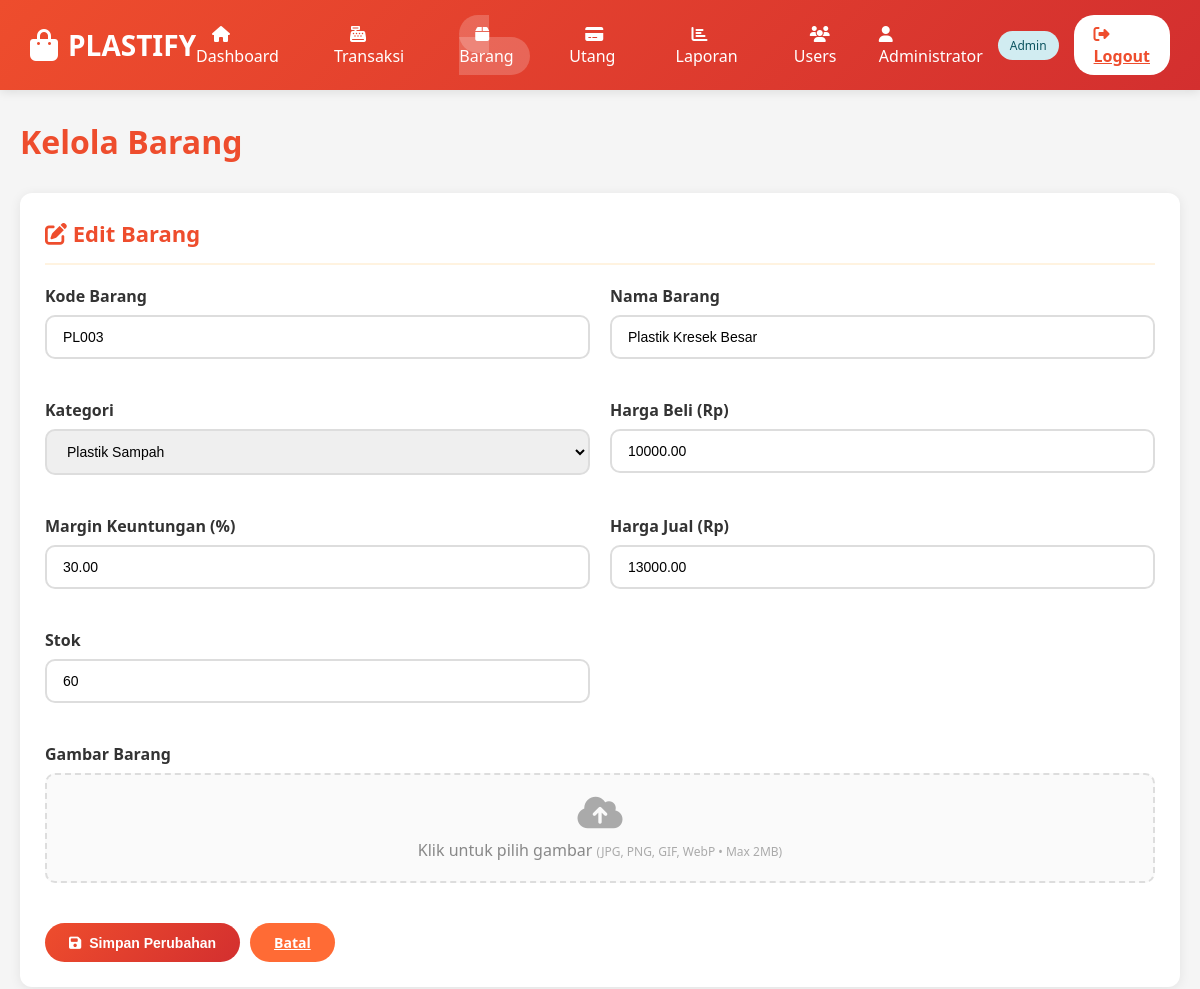
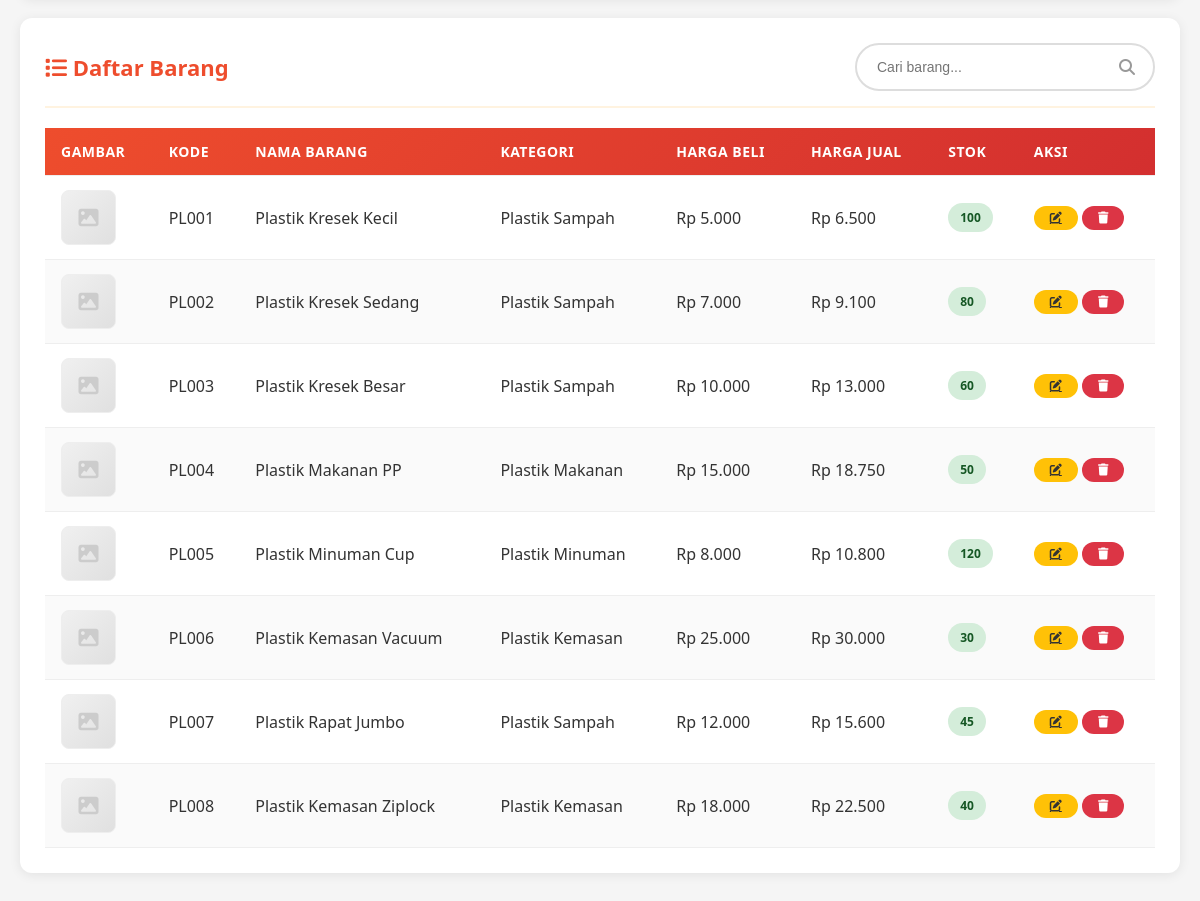
/barang.php?edit=3 (signed in), run on the app's committed database (2 pictures, top to bottom).
### tables this page shows
CREATE TABLE barang (
    id INT AUTO_INCREMENT PRIMARY KEY,
    kode_barang VARCHAR(50) NOT NULL UNIQUE,
    nama_barang VARCHAR(200) NOT NULL,
    kategori_id INT NOT NULL,
    harga_beli DECIMAL(10, 2) NOT NULL,
    margin_keuntungan DECIMAL(5, 2) DEFAULT 20.00,
    harga_jual DECIMAL(10, 2) NOT NULL,
    stok INT DEFAULT 0,
    gambar VARCHAR(255),
    created_at TIMESTAMP DEFAULT CURRENT_TIMESTAMP,
    updated_at TIMESTAMP DEFAULT CURRENT_TIMESTAMP ON UPDATE CURRENT_TIMESTAMP,
    FOREIGN KEY (kategori_id) REFERENCES kategori_barang(id) ON DELETE RESTRICT
);

CREATE TABLE kategori_barang (
    id INT AUTO_INCREMENT PRIMARY KEY,
    nama_kategori VARCHAR(100) NOT NULL,
    created_at TIMESTAMP DEFAULT CURRENT_TIMESTAMP
);

### barang.php (the view, shortened to what this page needs)
<?php
require_once 'config/database.php';
$search = isset($_GET['search']) ? trim($_GET['search']) : '';
$categories = $pdo->query("SELECT * FROM kategori_barang ORDER BY nama_kategori")->fetchAll();
if ($search) {
    $stmt = $pdo->prepare("SELECT b.*, k.nama_kategori FROM barang b LEFT JOIN kategori_barang k ON b.kategori_id = k.id WHERE b.nama_barang LIKE ? OR b.kode_barang LIKE ? ORDER BY b.kode_barang");
    $stmt->execute(["%$search%", "%$search%"]);
} else {
    $stmt = $pdo->query("SELECT b.*, k.nama_kategori FROM barang b LEFT JOIN kategori_barang k ON b.kategori_id = k.id ORDER BY b.kode_barang");
}
$barang = $stmt->fetchAll();
$edit_barang = null;
if (isset($_GET['edit'])) {
    $stmt = $pdo->prepare("SELECT * FROM barang WHERE id = ?");
    $stmt->execute([$_GET['edit']]);
    $edit_barang = $stmt->fetch();
}
?>
<!DOCTYPE html>
<html lang="id">
<head>
    <link rel="stylesheet" href="assets/css/style.css">
    <link rel="stylesheet" href="https://cdnjs.cloudflare.com/ajax/libs/font-awesome/6.4.0/css/all.min.css">
</head>
<body>
    <header class="header">
        <div class="header-content">
            <div class="logo">
                <i class="fas fa-shopping-bag"></i> PLASTIFY
            </div>
            <ul class="nav-menu">
                <li><a href="dashboard.php"><i class="fas fa-home"></i> Dashboard</a></li>
                <li><a href="transaksi.php"><i class="fas fa-cash-register"></i> Transaksi</a></li>
                <li><a href="barang.php" class="active"><i class="fas fa-box"></i> Barang</a></li>
                <li><a href="utang.php"><i class="fas fa-credit-card"></i> Utang</a></li>
                <li><a href="laporan.php"><i class="fas fa-chart-bar"></i> Laporan</a></li>
                <?php if ($_SESSION['role'] == 'admin'): ?>
                    <li><a href="users.php"><i class="fas fa-users"></i> Users</a></li>
                <?php endif; ?>
            </ul>
            <div class="user-info">
                <span><i class="fas fa-user"></i> <?php echo htmlspecialchars($_SESSION['nama_lengkap']); ?></span>
                <span class="badge badge-info"><?php echo ucfirst($_SESSION['role']); ?></span>
                <a href="logout.php" class="btn-logout"><i class="fas fa-sign-out-alt"></i> Logout</a>
            </div>
        </div>
    </header>
    <div class="container">
        <h1 style="margin-bottom: 30px; color: var(--primary-orange);">Kelola Barang</h1>
        <div class="card">
            <div class="card-header">
                <h2 class="card-title"><i class="fas fa-<?php echo $edit_barang ? 'edit' : 'plus'; ?>"></i> <?php echo $edit_barang ? 'Edit Barang' : 'Tambah Barang Baru'; ?></h2>
            </div>
            <form method="POST" action="" enctype="multipart/form-data">
                <div style="display: grid; grid-template-columns: 1fr 1fr; gap: 20px;">
                    <div class="form-group">
                        <label class="form-label">Kode Barang</label>
                        <input type="text" name="kode_barang" class="form-control" value="<?php echo $edit_barang ? htmlspecialchars($edit_barang['kode_barang']) : ''; ?>" required>
                    </div>
                    <div class="form-group">
                        <label class="form-label">Nama Barang</label>
                        <input type="text" name="nama_barang" class="form-control" value="<?php echo $edit_barang ? htmlspecialchars($edit_barang['nama_barang']) : ''; ?>" required>
                    </div>
                    <div class="form-group">
                        <label class="form-label">Kategori</label>
                        <select name="kategori_id" class="form-control" required>
                            <?php foreach ($categories as $cat): ?>
                                <option value="<?php echo $cat['id']; ?>" <?php echo $edit_barang && $edit_barang['kategori_id'] == $cat['id'] ? 'selected' : ''; ?>>
                                    <?php echo htmlspecialchars($cat['nama_kategori']); ?>
                                </option>
                            <?php endforeach; ?>
                        </select>
                    </div>
                    <div class="form-group">
                        <label class="form-label">Harga Beli (Rp)</label>
                        <input type="number" name="harga_beli" class="form-control" step="0.01" value="<?php echo $edit_barang ? $edit_barang['harga_beli'] : ''; ?>" required>
                    </div>
                    <div class="form-group">
                        <label class="form-label">Margin Keuntungan (%)</label>
                        <input type="number" name="margin_keuntungan" class="form-control" step="0.01" value="<?php echo $edit_barang ? $edit_barang['margin_keuntungan'] : '20.00'; ?>" required>
                    </div>
                    <div class="form-group">
                        <label class="form-label">Harga Jual (Rp)</label>
                        <input type="number" name="harga_jual" class="form-control" step="0.01" value="<?php echo $edit_barang ? $edit_barang['harga_jual'] : ''; ?>" required>
                    </div>
                    <div class="form-group">
                        <label class="form-label">Stok</label>
                        <input type="number" name="stok" class="form-control" value="<?php echo $edit_barang ? $edit_barang['stok'] : '0'; ?>" required>
                    </div>
                    <div class="form-group" style="grid-column: 1 / -1;">
                        <label class="form-label">Gambar Barang</label>
                        <div style="border: 2px dashed var(--border-color, #ddd); border-radius: 10px; padding: 20px; text-align: center; background: rgba(0,0,0,0.02); cursor: pointer;" onclick="document.getElementById('gambar-input').click()">
                            <div id="image-preview-wrap">
                                <?php if ($edit_barang && !empty($edit_barang['gambar'])): ?>
                                    <img id="image-preview" src="<?php echo htmlspecialchars($edit_barang['gambar']); ?>" alt="Gambar" style="max-height:180px; max-width:100%; border-radius:8px; object-fit:contain; display:block; margin:0 auto 10px;">
                                    <p style="color:#666; font-size:13px; margin:0;">Klik untuk ganti gambar</p>
                                <?php else: ?>
                                    <div id="upload-placeholder">
                                        <i class="fas fa-cloud-upload-alt" style="font-size:36px; color:#aaa; display:block; margin-bottom:8px;"></i>
                                        <p style="color:#888; margin:0;">Klik untuk pilih gambar <span style="color:#aaa; font-size:12px;">(JPG, PNG, GIF, WebP &bull; Max 2MB)</span></p>
                                    </div>
                                <?php endif; ?>
                            </div>
                        </div>
                    </div>
                </div>
                <div style="display: flex; gap: 10px; margin-top: 20px;">
                    <button type="submit" class="btn btn-primary">
                        <i class="fas fa-<?php echo $edit_barang ? 'save' : 'plus'; ?>"></i> <?php echo $edit_barang ? 'Simpan Perubahan' : 'Tambah Barang'; ?>
                    </button>
                    <?php if ($edit_barang): ?>
                        <a href="barang.php" class="btn btn-secondary">Batal</a>
                    <?php endif; ?>
                </div>
            </form>
        </div>
        <div class="card">
            <div class="card-header">
                <h2 class="card-title"><i class="fas fa-list"></i> Daftar Barang</h2>
                <div class="search-box" style="margin-bottom: 0; width: 300px;">
                    <form method="GET" action="">
                        <input type="text" name="search" placeholder="Cari barang..." value="<?php echo htmlspecialchars($search); ?>">
                        <i class="fas fa-search"></i>
                    </form>
                </div>
            </div>
            <div class="table-responsive">
                <table class="table">
                    <thead>
                        <tr>
                            <th>Gambar</th>
                            <th>Kode</th>
                            <th>Nama Barang</th>
                            <th>Kategori</th>
                            <th>Harga Beli</th>
                            <th>Harga Jual</th>
                            <th>Stok</th>
                            <th>Aksi</th>
                        </tr>
                    </thead>
                    <tbody>
                        <?php foreach ($barang as $item): ?>
                            <tr>
                                <td>
                                    <?php if (!empty($item['gambar']) && file_exists($item['gambar'])): ?>
                                        <img src="<?php echo htmlspecialchars($item['gambar']); ?>" alt="<?php echo htmlspecialchars($item['nama_barang']); ?>" style="width:55px; height:55px; object-fit:cover; border-radius:8px; border:1px solid #eee;">
                                    <?php else: ?>
                                        <div style="width:55px; height:55px; border-radius:8px; background:linear-gradient(135deg,#f0f0f0,#e0e0e0); display:flex; align-items:center; justify-content:center; border:1px solid #eee;">
                                            <i class="fas fa-image" style="color:#ccc; font-size:20px;"></i>
                                        </div>
                                    <?php endif; ?>
                                </td>
                                <td><?php echo htmlspecialchars($item['kode_barang']); ?></td>
                                <td><?php echo htmlspecialchars($item['nama_barang']); ?></td>
                                <td><?php echo htmlspecialchars($item['nama_kategori'] ?? '-'); ?></td>
                                <td>Rp <?php echo number_format($item['harga_beli'], 0, ',', '.'); ?></td>
                                <td>Rp <?php echo number_format($item['harga_jual'], 0, ',', '.'); ?></td>
                                <td>
                                    <?php if ($item['stok'] < 10): ?>
                                        <span class="badge badge-danger"><?php echo $item['stok']; ?></span>
                                    <?php else: ?>
                                        <span class="badge badge-success"><?php echo $item['stok']; ?></span>
                                    <?php endif; ?>
                                </td>
                                <td>
                                    <a href="barang.php?edit=<?php echo $item['id']; ?>" class="btn btn-warning btn-sm">
                                        <i class="fas fa-edit"></i>
                                    </a>
                                    <form method="POST" action="" style="display: inline;" onsubmit="return confirm('Yakin ingin menghapus barang ini?');">
                                        <button type="submit" class="btn btn-danger btn-sm">
                                            <i class="fas fa-trash"></i>
                                        </button>
                                    </form>
                                </td>
                            </tr>
                        <?php endforeach; ?>
                    </tbody>
                </table>
            </div>
        </div>
    </div>
</body>
</html>

### assets/css/style.css (style rules this page uses)
* { margin: 0; padding: 0; box-sizing: border-box; }
body { font-family: 'Segoe UI', Tahoma, Geneva, Verdana, sans-serif; background-color: #f5f5f5; color: #333; }
:root { --primary-orange: #ee4d2d; --primary-red: #d32f2f; --secondary-orange: #ff6b35; --light-orange: #fff3e0; --dark-gray: #333; --light-gray: #f5f5f5; --white: #ffffff; --success: #28a745; --danger: #dc3545; --warning: #ffc107; --info: #17a2b8; }
.header { background: linear-gradient(135deg, var(--primary-orange), var(--primary-red)); color: var(--white); padding: 15px 30px; box-shadow: 0 2px 10px rgba(0,0,0,0.1); position: sticky; top: 0; z-index: 1000; }
.header-content { display: flex; justify-content: space-between; align-items: center; max-width: 1400px; margin: 0 auto; }
.logo { font-size: 28px; font-weight: bold; display: flex; align-items: center; gap: 10px; }
.logo i { font-size: 32px; }
.nav-menu { display: flex; gap: 20px; list-style: none; }
.nav-menu a { color: var(--white); text-decoration: none; font-weight: 500; padding: 8px 16px; border-radius: 20px; transition: all 0.3s; }
.nav-menu a:hover, .nav-menu a.active { background-color: rgba(255,255,255,0.2); }
.user-info { display: flex; align-items: center; gap: 15px; }
.user-info span { font-weight: 500; }
.btn-logout { background-color: var(--white); color: var(--primary-orange); border: none; padding: 8px 20px; border-radius: 20px; cursor: pointer; font-weight: 600; transition: all 0.3s; }
.container { max-width: 1400px; margin: 30px auto; padding: 0 20px; }
.card { background: var(--white); border-radius: 12px; box-shadow: 0 2px 12px rgba(0,0,0,0.08); padding: 25px; margin-bottom: 20px; }
.card-header { display: flex; justify-content: space-between; align-items: center; margin-bottom: 20px; padding-bottom: 15px; border-bottom: 2px solid var(--light-orange); }
.card-title { font-size: 22px; font-weight: 700; color: var(--primary-orange); }
.btn { padding: 10px 24px; border: none; border-radius: 25px; cursor: pointer; font-weight: 600; font-size: 14px; transition: all 0.3s; display: inline-flex; align-items: center; gap: 8px; }
.btn-primary { background: linear-gradient(135deg, var(--primary-orange), var(--primary-red)); color: var(--white); }
.btn-secondary { background-color: var(--secondary-orange); color: var(--white); }
.btn-danger { background-color: var(--danger); color: var(--white); }
.btn-warning { background-color: var(--warning); color: var(--dark-gray); }
.btn-sm { padding: 6px 16px; font-size: 12px; }
.form-group { margin-bottom: 20px; }
.form-label { display: block; margin-bottom: 8px; font-weight: 600; color: var(--dark-gray); }
.form-control { width: 100%; padding: 12px 16px; border: 2px solid #ddd; border-radius: 10px; font-size: 14px; transition: all 0.3s; }
.form-control::placeholder { color: #999; }
select.form-control { cursor: pointer; }
.table-responsive { overflow-x: auto; }
.table { width: 100%; border-collapse: collapse; }
.table thead { background: linear-gradient(135deg, var(--primary-orange), var(--primary-red)); color: var(--white); }
.table th, .table td { padding: 14px 16px; text-align: left; border-bottom: 1px solid #eee; }
.table th { font-weight: 600; font-size: 14px; text-transform: uppercase; letter-spacing: 0.5px; }
.table tbody tr:nth-child(even) { background-color: #fafafa; }
.badge { padding: 6px 12px; border-radius: 20px; font-size: 12px; font-weight: 600; display: inline-block; }
.badge-success { background-color: #d4edda; color: #155724; }
.badge-info { background-color: #d1ecf1; color: #0c5460; }
.search-box { position: relative; margin-bottom: 20px; }
.search-box input { width: 100%; padding: 14px 50px 14px 20px; border: 2px solid #ddd; border-radius: 30px; font-size: 14px; transition: all 0.3s; }
.search-box i { position: absolute; right: 20px; top: 50%; transform: translateY(-50%); color: #999; }

### data on the page
barang: kode_barang "PL003", nama_barang "Plastik Kresek Besar", kategori_id "Plastik Sampah", harga_beli "10000.00", margin_keuntungan "30.00", harga_jual "13000.00", stok "60", kategori.nama_kategori "Plastik Sampah", harga_beli "10.000", harga_jual "13.000"
barang: kode_barang "PL001", nama_barang "Plastik Kresek Kecil", kategori.nama_kategori "Plastik Sampah", harga_beli "5.000", harga_jual "6.500", stok "100"
barang: kode_barang "PL002", nama_barang "Plastik Kresek Sedang", kategori.nama_kategori "Plastik Sampah", harga_beli "7.000", harga_jual "9.100", stok "80"
barang: kode_barang "PL004", nama_barang "Plastik Makanan PP", kategori.nama_kategori "Plastik Makanan", harga_beli "15.000", harga_jual "18.750", stok "50"
barang: kode_barang "PL005", nama_barang "Plastik Minuman Cup", kategori.nama_kategori "Plastik Minuman", harga_beli "8.000", harga_jual "10.800", stok "120"
barang: kode_barang "PL006", nama_barang "Plastik Kemasan Vacuum", kategori.nama_kategori "Plastik Kemasan", harga_beli "25.000", harga_jual "30.000", stok "30"
barang: kode_barang "PL007", nama_barang "Plastik Rapat Jumbo", kategori.nama_kategori "Plastik Sampah", harga_beli "12.000", harga_jual "15.600", stok "45"
barang: kode_barang "PL008", nama_barang "Plastik Kemasan Ziplock", kategori.nama_kategori "Plastik Kemasan", harga_beli "18.000", harga_jual "22.500", stok "40"

### other printed values
$_SESSION['nama_lengkap'] "Administrator"
$_SESSION['role'] "Admin"
